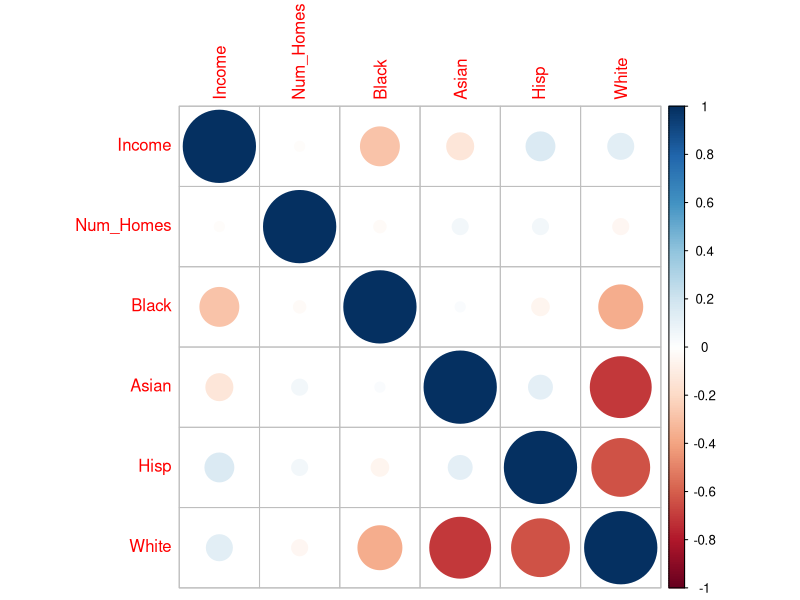
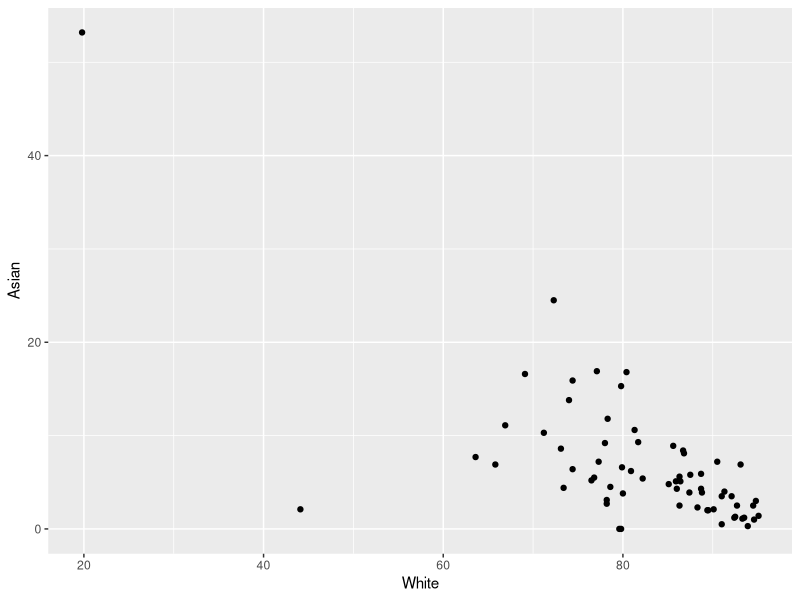
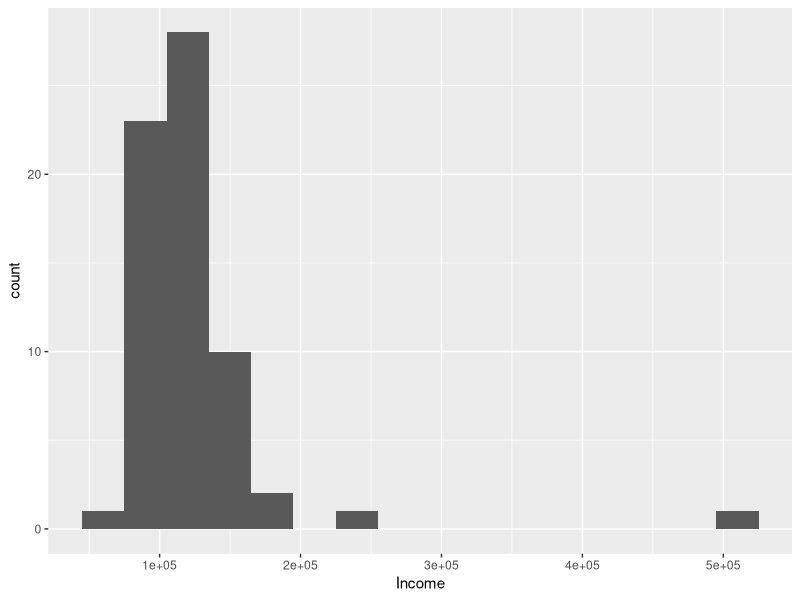
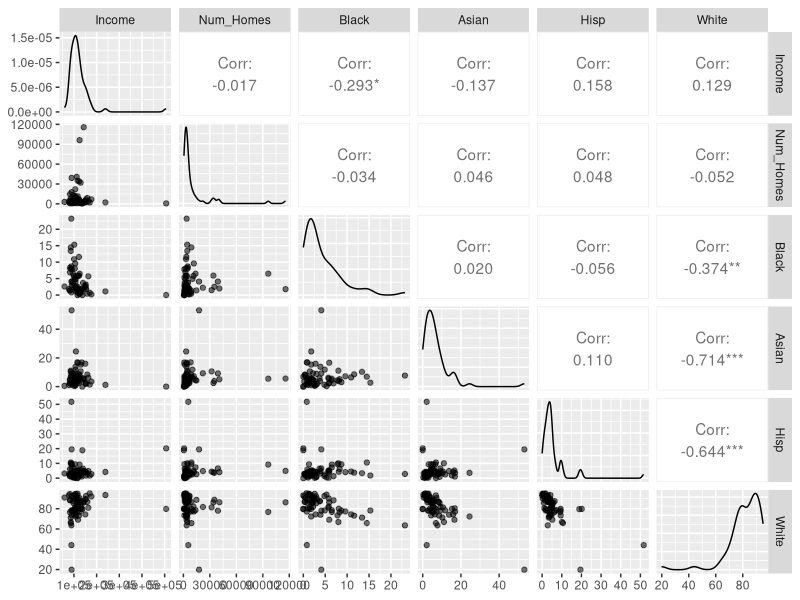

Write R code to recreate these figures, in order.

library(tidyverse)
library(corrplot)

df <- read.csv('data.csv', sep = '\t')

numIncome <- function(x){
  kaka <- sub(',', '', x)
  sub('.','', kaka) %>% as.numeric()
}

numHomes <- function(x){
  sub(',','',x) %>% as.numeric()
}

numPer <- function(x){
  sub('%','',x) %>% as.numeric()
}  

df$Income <-  numIncome(df$Income)
df$Num_Homes <- numHomes(df$Num_Homes)
df$Black <- numPer(df$Black)
df$Asian <- numPer(df$Asian)
df$Hisp <- numPer(df$Hisp)
df$White <- numPer(df$White)

df.numeric <- df[,unlist(lapply(df, is.numeric))]

corr <- round(cor(df.numeric), 2)
corrplot(corr)

df %>%
  ggplot(aes(White, Asian)) + 
  geom_point()

df %>% 
  group_by(MSA) %>% 
  count() %>% 
  arrange(desc(n))

df %>% 
  ggplot(aes(Income)) + 
  geom_histogram(binwidth = 3*10**4)

library('GGally')
ggpairs(df.numeric, aes(alpha = 0.1))
